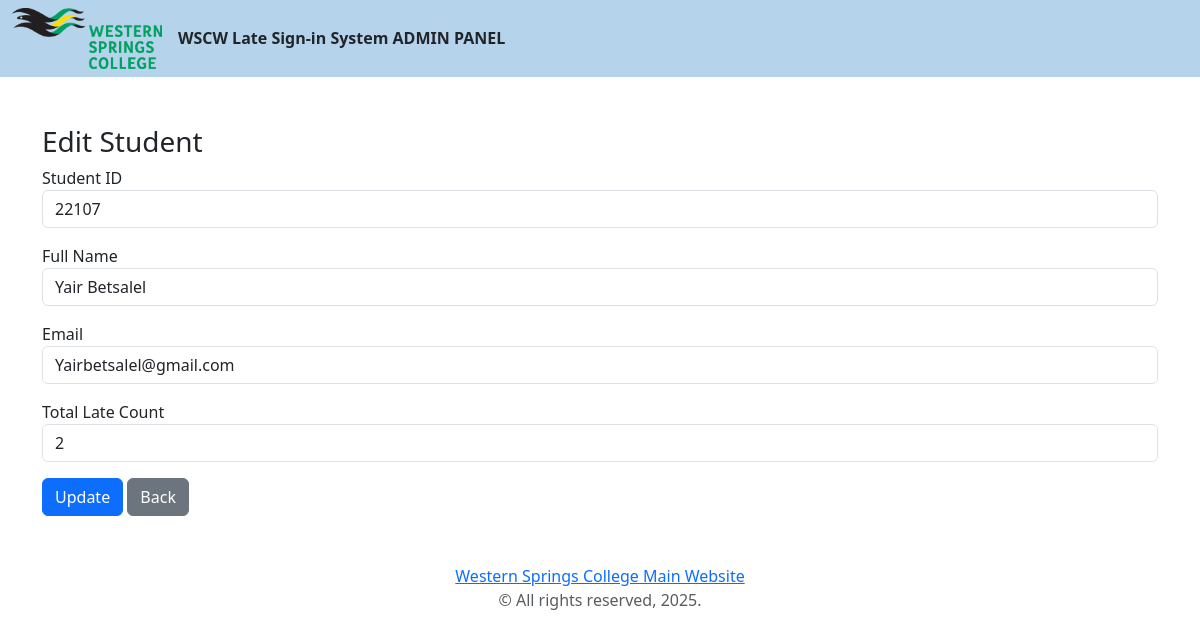
The page /admin1022/students/edit/1 (signed in) on the database its author committed.
### models.py (models this page shows, shortened)
class Student(db.Model):
    id = db.Column(db.Integer, primary_key=True)  #Unique Database ID
    student_id = db.Column(db.String(20), unique=True, nullable=False)  #School ID
    full_name = db.Column(db.String(100), nullable=False)
    email = db.Column(db.String(120), nullable=True)
    total_late_count = db.Column(db.Integer, default=0)

### admin_route.py (the view, shortened to what this page needs)
@admin_r.route('/students/edit/<int:student_id>', methods=['GET', 'POST'])
def edit_student(student_id):
    if not session.get('admin_logged_in'):
        return redirect(url_for('admin.login'))
    student = Student.query.get_or_404(student_id)
    return render_template('admin_edit_student.html', student=student)

### templates/admin_edit_student.html (shortened to what this page needs)
{% extends 'admin_base.html' %}
{% block content %}
<div class="container mt-5">
    <h3>Edit Student</h3>
    <form method="POST">
        <div class="mb-3">
            <label>Student ID</label>
            <input type="text" name="student_id" value="{{ student.student_id }}" class="form-control" required />
        </div>
        <div class="mb-3">
            <label>Full Name</label>
            <input type="text" name="full_name" value="{{ student.full_name }}" class="form-control" required />
        </div>
        <div class="mb-3">
            <label>Email</label>
            <input type="email" name="email" value="{{ student.email }}" class="form-control" />
        </div>
        <div class="mb-3">
            <label>Total Late Count</label>
            <input type="number" name="total_late_count" value="{{ student.total_late_count }}" class="form-control" />
        </div>
        <button type="submit" class="btn btn-primary">Update</button>
        <a href="{{ url_for('admin.students') }}" class="btn btn-secondary">Back</a>
    </form>
</div>
{% endblock %}

### rows shown on the page
Student: student_id "22107", full_name "Yair Betsalel", email "Yairbetsalel@gmail.com", total_late_count "2"
